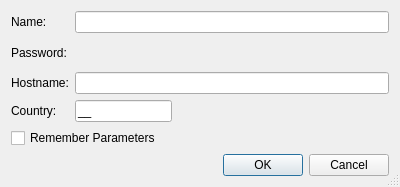
<?xml version="1.0" encoding="UTF-8"?>
<ui version="4.0">
 <class>WifiConnectionDialog</class>
 <widget class="QDialog" name="WifiConnectionDialog">
  <property name="geometry">
   <rect>
    <x>0</x>
    <y>0</y>
    <width>400</width>
    <height>187</height>
   </rect>
  </property>
  <property name="windowTitle">
   <string>WiFi Connection Parameters</string>
  </property>
  <property name="sizeGripEnabled">
   <bool>true</bool>
  </property>
  <layout class="QGridLayout" name="gridLayout">
   <item row="0" column="0">
    <widget class="QLabel" name="label">
     <property name="text">
      <string>Name:</string>
     </property>
    </widget>
   </item>
   <item row="0" column="1" colspan="2">
    <widget class="QLineEdit" name="ssidEdit">
     <property name="toolTip">
      <string>Enter the network name (SSID) to connect to</string>
     </property>
     <property name="clearButtonEnabled">
      <bool>true</bool>
     </property>
    </widget>
   </item>
   <item row="1" column="0">
    <widget class="QLabel" name="label_2">
     <property name="text">
      <string>Password:</string>
     </property>
    </widget>
   </item>
   <item row="1" column="1" colspan="2">
    <widget class="EricPasswordEdit" name="passwordEdit" native="true">
     <property name="focusPolicy">
      <enum>Qt::FocusPolicy::StrongFocus</enum>
     </property>
     <property name="toolTip">
      <string>Enter the network password</string>
     </property>
    </widget>
   </item>
   <item row="2" column="0">
    <widget class="QLabel" name="label_3">
     <property name="text">
      <string>Hostname:</string>
     </property>
    </widget>
   </item>
   <item row="2" column="1" colspan="2">
    <widget class="EricHostnameInputWidget" name="hostnameEdit">
     <property name="toolTip">
      <string>Enter the host name for the device (leave empty for MicroPython &amp;lt; 1.20).</string>
     </property>
    </widget>
   </item>
   <item row="3" column="0">
    <widget class="QLabel" name="countryLabel">
     <property name="text">
      <string>Country:</string>
     </property>
    </widget>
   </item>
   <item row="3" column="1">
    <widget class="QLineEdit" name="countryEdit">
     <property name="toolTip">
      <string>Enter the country code for the WiFi interface</string>
     </property>
     <property name="inputMask">
      <string notr="true">&gt;AA;_</string>
     </property>
     <property name="maxLength">
      <number>2</number>
     </property>
     <property name="clearButtonEnabled">
      <bool>true</bool>
     </property>
    </widget>
   </item>
   <item row="3" column="2">
    <spacer name="horizontalSpacer">
     <property name="orientation">
      <enum>Qt::Orientation::Horizontal</enum>
     </property>
     <property name="sizeHint" stdset="0">
      <size>
       <width>222</width>
       <height>20</height>
      </size>
     </property>
    </spacer>
   </item>
   <item row="4" column="0" colspan="3">
    <widget class="QCheckBox" name="rememberCheckBox">
     <property name="toolTip">
      <string>Select to remember the entered connection parameters</string>
     </property>
     <property name="text">
      <string>Remember Parameters</string>
     </property>
    </widget>
   </item>
   <item row="5" column="0" colspan="3">
    <widget class="QDialogButtonBox" name="buttonBox">
     <property name="orientation">
      <enum>Qt::Orientation::Horizontal</enum>
     </property>
     <property name="standardButtons">
      <set>QDialogButtonBox::StandardButton::Cancel|QDialogButtonBox::StandardButton::Ok</set>
     </property>
    </widget>
   </item>
  </layout>
 </widget>
 <customwidgets>
  <customwidget>
   <class>EricPasswordEdit</class>
   <extends>QWidget</extends>
   <header>eric7/EricWidgets/EricPasswordEdit.h</header>
   <container>1</container>
  </customwidget>
  <customwidget>
   <class>EricHostnameInputWidget</class>
   <extends>QLineEdit</extends>
   <header>eric7/EricNetwork/EricHostnameInputWidget.h</header>
  </customwidget>
 </customwidgets>
 <tabstops>
  <tabstop>ssidEdit</tabstop>
  <tabstop>passwordEdit</tabstop>
  <tabstop>hostnameEdit</tabstop>
  <tabstop>countryEdit</tabstop>
  <tabstop>rememberCheckBox</tabstop>
 </tabstops>
 <resources/>
 <connections>
  <connection>
   <sender>buttonBox</sender>
   <signal>accepted()</signal>
   <receiver>WifiConnectionDialog</receiver>
   <slot>accept()</slot>
   <hints>
    <hint type="sourcelabel">
     <x>248</x>
     <y>254</y>
    </hint>
    <hint type="destinationlabel">
     <x>157</x>
     <y>274</y>
    </hint>
   </hints>
  </connection>
  <connection>
   <sender>buttonBox</sender>
   <signal>rejected()</signal>
   <receiver>WifiConnectionDialog</receiver>
   <slot>reject()</slot>
   <hints>
    <hint type="sourcelabel">
     <x>316</x>
     <y>260</y>
    </hint>
    <hint type="destinationlabel">
     <x>286</x>
     <y>274</y>
    </hint>
   </hints>
  </connection>
 </connections>
</ui>
